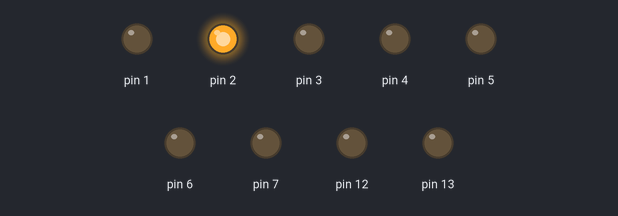
Bench run of a sketch on a simulated Arduino Uno, built with avr-gcc and run on an emulated ATmega328P. Parts: output pins drawn as LEDs (lit = HIGH).

Above: at 0.1 s.
At 2.55 s:
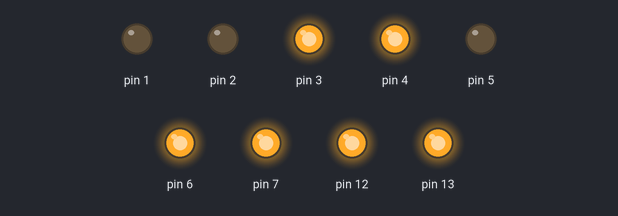
At 6.95 s:
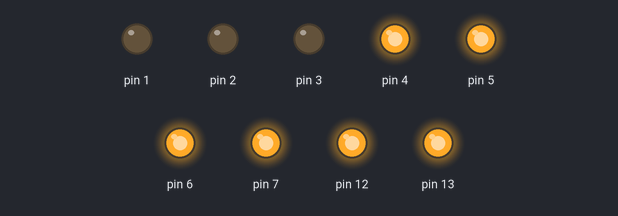
At 19.91 s:
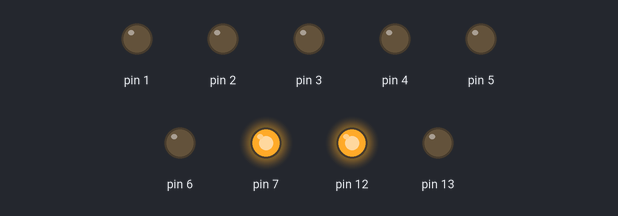
At 29.01 s:
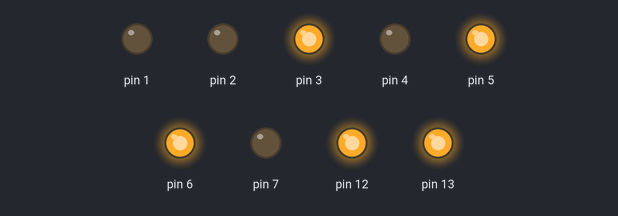
At 39.81 s:
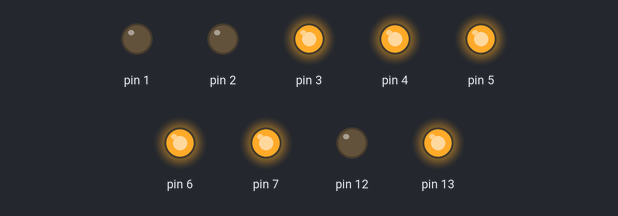
Timing chart, 0 to 40.0 s (numbered marks = the images above):
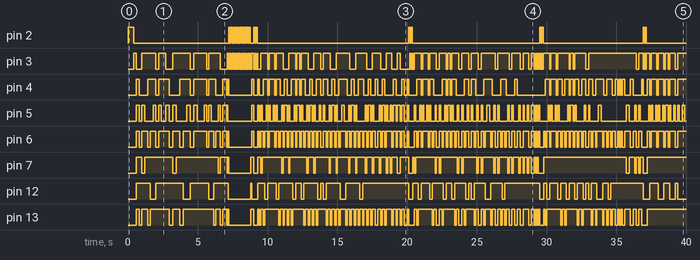

Measured:
- by itself, pin 3: HIGH → LOW at 0.60 s, → HIGH 0.40 s later, → LOW 1.0 s later, → HIGH 0.20 s later, … (128 changes in this stretch)
- by itself, pin 4: LOW → HIGH at 0.60 s, → LOW 0.20 s later, → HIGH 0.60 s later, → LOW 0.60 s later, … (123 changes in this stretch)
- by itself, pin 5: LOW → HIGH at 0.60 s, → LOW 0.20 s later, → HIGH 0.20 s later, → LOW 0.20 s later, … (198 changes in this stretch)
- by itself, pin 6: LOW → HIGH at 0.60 s, → LOW 0.20 s later, → HIGH 0.20 s later, → LOW 0.40 s later, … (199 changes in this stretch)
- by itself, pin 7: LOW → HIGH at 0.60 s, → LOW 0.40 s later, → HIGH 0.20 s later, → LOW 2.0 s later, … (87 changes in this stretch)
- by itself, pin 12: LOW → HIGH at 0.60 s, → LOW 1.0 s later, → HIGH 0.40 s later, → LOW 2.0 s later, … (70 changes in this stretch)
- by itself, pin 13: LOW → HIGH at 0.60 s, → LOW 0.20 s later, → HIGH 0.20 s later, → LOW 0.40 s later, … (153 changes in this stretch)

The sketch:

counting-up__and__counting-down.ino
```cpp
// Seven Segment Led Configuration
//                                      pin
//                             DIS HEX abcdefgdl
#define SEV_SEG_ZERO 0xFC   //  0  FC  11111100
#define SEV_SEG_ONE 0x60    //  1  60  01100000
#define SEV_SEG_TWO 0xDA    //  2  DA  11011010
#define SEV_SEG_TREE 0xF2   //  3  F2  11110010
#define SEV_SEG_FOUR 0x66   //  4  66  01100110
#define SEV_SEG_FIVE 0xB6   //  5  B6  10100110
#define SEV_SEG_SIX 0xBE    //  6  BE  10101110
#define SEV_SEG_SEVEN 0xE0  //  7  E0  11100000
#define SEV_SEG_EIGHT 0xFE  //  8  FE  11111110
#define SEV_SEG_NINE 0xF6   //  9  F6  11110110

#define SEVEN_SEGMENT_NUM_ELE SEV_SEG_ZERO, \
                              SEV_SEG_ONE, \
                              SEV_SEG_TWO, \
                              SEV_SEG_TREE, \
                              SEV_SEG_FOUR, \
                              SEV_SEG_FIVE, \
                              SEV_SEG_SIX, \
                              SEV_SEG_SEVEN, \
                              SEV_SEG_EIGHT, \
                              SEV_SEG_NINE
#define MIN_VAL 0
#define MAX_VAL 9

#ifndef DIGIT_CHECK
#define DIGIT_CHECK(a, b) (((a >= MIN_VAL) && (a <= MAX_VAL)) && ((b >= MIN_VAL) && (b <= MAX_VAL))) ? 1 : 0
#endif

/*

Smentara untuk PIN diset tetap::
a  b  c d e f g dl
13 12 7 6 5 4 3 2

*/

// const uint8_t sevsegNumbers[10] = {
//   0xFC,  // Angka 0
//   0x60,  // Angka 1
//   0xDA,  // Angka 2
//   0xF2,  // Angka 3
//   0x66,  // Angka 4
//   0xB6,  // Angka 5
//   0xBE,  // Angka 6
//   0xE0,  // Angka 7
//   0xFE,  // Angka 8
//   0xF6,  // Angka 9
// };
// const uint8_t PROGMEM sevsegNumbers[10] = {SEVEN_SEGMENT_NUM_ELE };
const uint8_t sevsegNumbers[10] = { SEVEN_SEGMENT_NUM_ELE };

bool comAnodeToggle = 1;
void comAnode(bool sst) {
  if (sst == 0) {
    comAnodeToggle = 0;
  } else if (sst == 1) {
    comAnodeToggle = 1;
  }
  /* nilai 1 untuk tipe common anoda dan 0 untuk com Chatode*/
}

uint8_t SPLIT_LSB(uint8_t n) {
  // uint8_t sevsegNumbers[] = { SEVEN_SEGMENT_NUM_ELE };
  if (comAnodeToggle) {
    return (~sevsegNumbers[n] & ~(3 << 6)) << 2;
  } else {
    return (sevsegNumbers[n] & ~(3 << 6)) << 2;
  }
}

uint8_t SPLIT_MSB(uint8_t n) {
  // uint8_t sevsegNumbers[] = { SEVEN_SEGMENT_NUM_ELE };
  if (comAnodeToggle) {
    return (~sevsegNumbers[n] & 0xc0) >> 2;
  } else {
    return (sevsegNumbers[n] >> 6) << 4;
  }
}


void segmentBlink(uint8_t num, uint8_t ms = 100) {
  PORTB = SPLIT_MSB(num);
  PORTD = SPLIT_LSB(num);
  delay(ms);
}


void dotBlink(uint8_t ms) {
  if (comAnodeToggle) {
    PORTD |= 0xF8;
    PORTB |= 0x30;
    delay(ms);
    PORTD ^= 0x0D;
    delay(ms);
  } else {
    PORTD &= 0x00;
    PORTD |= 0x05;
    PORTB &= 0x00;
    delay(ms * 2);
    PORTD ^= 0x0D;
    delay(ms);
  }
}


void dash(uint8_t n = 5) {
  uint8_t ii = 0;
  do {
    dotBlink(50);
    // setNumberSeq(10, 10, 1000);
    delay(n);
    ii++;
  } while (ii < n);
}

void setNumberSeq(uint8_t awal = 0, uint8_t akhir = 9, uint8_t speed = 25) {
  if (speed == 0 || speed > 250) { speed = 10; }
  // bool valChk = 0;
  bool valChk = DIGIT_CHECK(awal, akhir);

  //   if ((awal >= 0) && (awal <= 9) && (akhir <= 9) && (akhir >= 0)) {
  //     valChk = 1;
  //   } else {
  //     valChk = 0;
  //   }
  // }
  // else {
  //   valChk = 0;
  // }


  if ((awal > akhir) && valChk) {
    for (uint8_t ii = awal + 1; ii > akhir; ii--) {
      PORTB = SPLIT_MSB(ii - 1);
      PORTD = SPLIT_LSB(ii - 1);
      delay(5000 / speed);
    }
  } else if ((awal < akhir) && valChk) {
    for (uint8_t ii = awal; ii <= akhir; ii++) {
      PORTB = SPLIT_MSB(ii);
      PORTD = SPLIT_LSB(ii);
      delay(5000 / speed);
    }
  } else if (!valChk) {
    dotBlink(50);
  } else {
    segmentBlink(awal);
  }
}


void setup() {
  DDRD |= 0xFE;
  DDRB |= 0x30;
  PORTD |= 0x02;
  // comAnode(1);  // Set 1 unutk com anode dan set 0 jika com cathode
  comAnode(0);  // Set 1 unutk com anode dan set 0 jika com cathode
  dotBlink(200);
}

void loop() {

  /* tambahan dari fungsi < dotBlink() > Menampilkan Dash */
  // dash();

  /*  setNumberSeq(0,9,10); <nilai awal, nilai akhir , delay 500 ms>
      counting Naik dari o sampai 9 dan berulang */
  // setNumberSeq(0,9,20);
  // delay(1000);

  /*  setNumberSeq(9,0,10);
      counting turun dari 9 sampai 0 dan berulang */
  // setNumberSeq(9,0,5);
  // delay(1000);

  /*  jika awal == akhir maka akan display angka tersebut */
  // setNumberSeq(6,6);
  // delay(1000);

  /*  jika nilai masukan diluar 0-9 maka akan menampilkan "dash" */
  // setNumberSeq(90,99,10);
  // delay(1000);

  setNumberSeq();
  delay(100);
  setNumberSeq(0, 9, 20);
  delay(100);
  setNumberSeq(9, 0, 30);
  delay(100);
  setNumberSeq(0, 5, 200);
  dash(10);
  setNumberSeq(7, 6, 100);
  delay(100);

  for (int ii = 0; ii < 10; ++ii) {
    for (int jj =10; jj > 0; --jj) {
      setNumberSeq(jj == ii ? --jj:ii, jj == ii ? ++ii:jj, 50);
      setNumberSeq(jj == ii ? --jj:jj, jj == ii ? ++ii:ii, 50);
    }}
  delay(100);
  }
```
